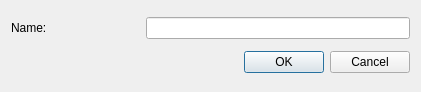
<?xml version="1.0" encoding="UTF-8"?>
<ui version="4.0">
 <class>TaskListEditor</class>
 <widget class="QDialog" name="TaskListEditor">
  <property name="geometry">
   <rect>
    <x>0</x>
    <y>0</y>
    <width>421</width>
    <height>92</height>
   </rect>
  </property>
  <property name="windowTitle">
   <string>Tasklist Editor</string>
  </property>
  <layout class="QGridLayout" name="gridLayout">
   <item row="1" column="1" colspan="2">
    <widget class="KLineEdit" name="nameEdit"/>
   </item>
   <item row="1" column="0">
    <widget class="QLabel" name="label">
     <property name="text">
      <string>Name:</string>
     </property>
    </widget>
   </item>
   <item row="2" column="0" colspan="3">
    <widget class="QDialogButtonBox" name="buttons">
     <property name="orientation">
      <enum>Qt::Horizontal</enum>
     </property>
     <property name="standardButtons">
      <set>QDialogButtonBox::Cancel|QDialogButtonBox::Ok</set>
     </property>
    </widget>
   </item>
  </layout>
 </widget>
 <customwidgets>
  <customwidget>
   <class>KLineEdit</class>
   <extends>QLineEdit</extends>
   <header>klineedit.h</header>
  </customwidget>
 </customwidgets>
 <tabstops>
  <tabstop>nameEdit</tabstop>
  <tabstop>buttons</tabstop>
 </tabstops>
 <resources/>
 <connections>
  <connection>
   <sender>buttons</sender>
   <signal>accepted()</signal>
   <receiver>TaskListEditor</receiver>
   <slot>accept()</slot>
   <hints>
    <hint type="sourcelabel">
     <x>248</x>
     <y>254</y>
    </hint>
    <hint type="destinationlabel">
     <x>157</x>
     <y>274</y>
    </hint>
   </hints>
  </connection>
  <connection>
   <sender>buttons</sender>
   <signal>rejected()</signal>
   <receiver>TaskListEditor</receiver>
   <slot>reject()</slot>
   <hints>
    <hint type="sourcelabel">
     <x>316</x>
     <y>260</y>
    </hint>
    <hint type="destinationlabel">
     <x>286</x>
     <y>274</y>
    </hint>
   </hints>
  </connection>
 </connections>
</ui>
